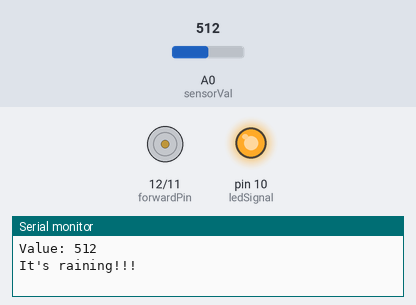
Simulated run of this sketch. Board: Arduino Uno, built with avr-gcc and run on an emulated ATmega328P. Shown: motor-driver pin pairs drawn as motors (green arrow = first pin HIGH = forward, orange = second pin HIGH = backward, longer = more drive), output pins drawn as LEDs (lit = HIGH), the last lines printed to the serial monitor. The inputs (shaded band) are chosen by the test bench; at power-on: A0 (sensorVal) = 512.

Above: at 2.2 s.
2.3 s: A0 (sensorVal) set to 781
5.2 s: A0 (sensorVal) set to 814
At 7.0 s:
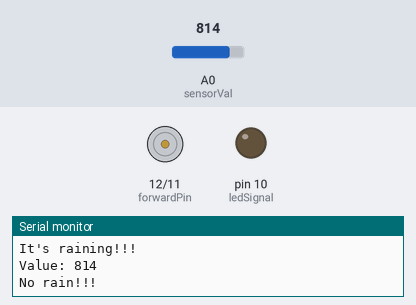
8.1 s: A0 (sensorVal) set to 790
At 8.53 s:
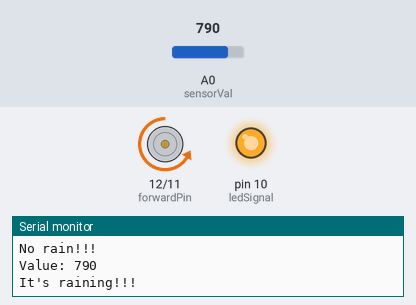
11.0 s: A0 (sensorVal) set to 810
At 13.18 s:
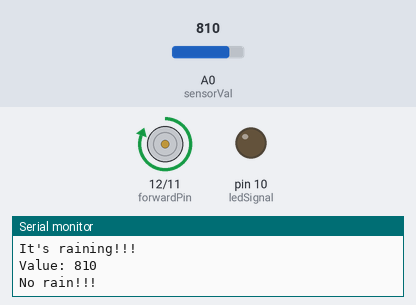
Timing chart, 0 to 14.9 s (numbered marks = the images above; inputs shaded):
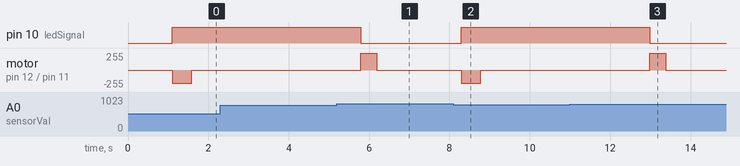

The sketch:

clothesline.ino
```cpp
#include "motor_control.h"

const int ledSignal = 10;
const int backwardPin = 11;
const int forwardPin = 12;
const int sensorVal = A0;

ClotheslineControl clothesline(ledSignal, backwardPin, forwardPin, sensorVal);

void setup() {
  pinMode(forwardPin, OUTPUT);
  pinMode(backwardPin, OUTPUT);
  pinMode(ledSignal, OUTPUT);

  delay(1000);

  Serial.begin(9600);
}

void loop() {
  int value = analogRead(sensorVal);
  Serial.print("Value: ");
  Serial.println(value);
  delay(100);

  clothesline.execute(value);
}
```

motor_control.cpp
```cpp
#include "motor_control.h"

ClotheslineControl::ClotheslineControl() {
  hasBroughtIn = false;
  hasBroughtOut = false;
}

ClotheslineControl::ClotheslineControl(int ledPin, int backPin, int forePin, int sensorPin)
  : ledSignal(ledPin), backwardPin(backPin), forwardPin(forePin), sensorVal(sensorPin) {
  hasBroughtIn = false;
  hasBroughtOut = false;
}

void ClotheslineControl::speedControl(int speed1, int speed2) {
  analogWrite(forwardPin, speed1);
  analogWrite(backwardPin, speed2);
}

void ClotheslineControl::stopMove() {
  digitalWrite(forwardPin, LOW);
  digitalWrite(backwardPin, LOW);
}

void ClotheslineControl::bringoutMove() {
  digitalWrite(forwardPin, HIGH);
  digitalWrite(backwardPin, LOW);
}

void ClotheslineControl::bringinMove() {
  digitalWrite(forwardPin, LOW);
  digitalWrite(backwardPin, HIGH);
}

void ClotheslineControl::execute(int value) {
  if (value < 800) {
    digitalWrite(ledSignal, HIGH);
    Serial.println("It's raining!!!");

    if (!hasBroughtIn) {
      bringinMove();
      speedControl(0, 200);
      delay(BRINGINTIME);

      hasBroughtIn = true;
      hasBroughtOut = false;
    }

    stopMove();
    delay(STOPTIME);
  } else {
    digitalWrite(ledSignal, LOW);
    Serial.println("No rain!!!");

    if (!hasBroughtOut) {
      bringoutMove();
      speedControl(150, 0);
      delay(BRINGOUTTIME);

      hasBroughtOut = true;
      hasBroughtIn = false;
    }

    stopMove();
    delay(STOPTIME);
  }
}
```

motor_control.h
```cpp
#ifndef MOTOR_CONTROL_H
#define MOTOR_CONTROL_H

#include <Arduino.h>

class ClotheslineControl {
  public:
    ClotheslineControl();
    ClotheslineControl(int ledPin, int backPin, int forePin, int sensorPin);
    void speedControl(int speed1, int speed2);
    void stopMove();
    void bringoutMove();
    void bringinMove();
    void execute(int value);

  private:
    const int BRINGINTIME = 490;
    const int BRINGOUTTIME = 400;
    const int STOPTIME = 2000;
    bool hasBroughtIn;
    bool hasBroughtOut;

    int ledSignal;
    int backwardPin;
    int forwardPin;
    int sensorVal;
};

#endif
```

Measured:
- the behaviour switches between 799 and 800 on A0 (sensorVal) (found by bisection; images 0 and 1)
- after the input at 5.2 s, pin 10 (ledSignal): HIGH → LOW after 0.59 s; motor on pin 12 (forwardPin) / pin 11 (backwardPin): stopped → forward 255/255 after 0.59 s, → stopped 0.40 s later
- after the input at 8.1 s, pin 10 (ledSignal): LOW → HIGH after 0.19 s; motor on pin 12 (forwardPin) / pin 11 (backwardPin): stopped → backward 200/255 after 0.19 s, → stopped 0.49 s later
- after the input at 11.0 s, pin 10 (ledSignal): HIGH → LOW after 2.0 s; motor on pin 12 (forwardPin) / pin 11 (backwardPin): stopped → forward 255/255 after 2.0 s, → stopped 0.40 s later
